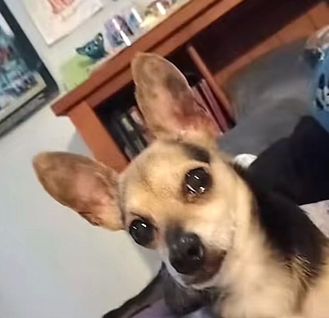
#> input picture image copy 2.png, 329 x 318 px, shrunk from 736 x 710 before the run, found by its file name
$ python ejemplo3_sobel_y_0150.py
#> lines starting #> are read from the running program, lines starting #| are printed output that depends on the picture
### u3-p7-proce-img-img-0150/codigopy-0150/funciones_frecuencia_0150.py
# =====================================================
# ARCHIVO: funciones_frecuencia_0150.py
# PROPÓSITO: Funciones compartidas para procesamiento en frecuencia
# =====================================================
# Zavala Medina | NC= 0150
import numpy as np
import cv2
import os
from skimage import data
import matplotlib.pyplot as plt

def cargar_imagen():
    """Obtiene la imagen del camarógrafo en escala de grises."""
    return data.camera()

def obtener_espectro(imagen):
    """Calcula la Transformada de Fourier y devuelve el espectro visualizable."""
    # 1. Transformada de Fourier 2D
    f_transform = np.fft.fft2(imagen)
    # 2. Desplazamiento del origen al centro
    f_shift = np.fft.fftshift(f_transform)
    # 3. Magnitud y escala logarítmica para visualización (evitamos log(0) sumando 1)
    espectro = 20 * np.log(np.abs(f_shift) + 1)
    return espectro

def aplicar_filtro_frecuencia(imagen, kernel):
    """
    Aplica un kernel en el dominio de la frecuencia.
    Se añade un borde de relleno (padding) para evitar artefactos de convolución circular.
    """
    pad_size = 1
    # Rellenar la imagen con un borde reflejado
    imagen_padded = np.pad(imagen, pad_size, mode='reflect')
    rows, cols = imagen_padded.shape

    # Crear un kernel del mismo tamaño que la imagen, centrado en ceros
    kernel_padded = np.zeros((rows, cols), dtype=np.float32)
    k_rows, k_cols = kernel.shape
    start_r = (rows - k_rows) // 2
    start_c = (cols - k_cols) // 2
    kernel_padded[start_r:start_r+k_rows, start_c:start_c+k_cols] = kernel

    # Mover el centro del kernel al origen (esquina superior izquierda) para la FFT
    kernel_padded_shifted = np.fft.ifftshift(kernel_padded)

    # Transformada de Fourier de la imagen y del kernel
    fft_img = np.fft.fft2(imagen_padded)
    fft_ker = np.fft.fft2(kernel_padded_shifted)

    # Multiplicación en el dominio de la frecuencia (Teorema de la Convolución)
    resultado_fft = fft_img * fft_ker

    # Regresar al dominio espacial con la Transformada Inversa
    resultado_complejo = np.fft.ifft2(resultado_fft)
    resultado_real = np.real(resultado_complejo)

    # Quitar el píxel de relleno añadido al principio
    return resultado_real[pad_size:-pad_size, pad_size:-pad_size]

def normalizar_visualizacion(imagen):
    """Convierte una respuesta de filtro (con valores negativos/positivos) a 0-255."""
    imagen_abs = np.abs(imagen)
    imagen_normalizada = cv2.normalize(
        imagen_abs, None, 0, 255, cv2.NORM_MINMAX
    )
    return imagen_normalizada.astype(np.uint8)

def guardar_grafica(figura, nombre_archivo):
    """Guarda una figura de matplotlib dentro de la carpeta resultados-img-0150."""
    carpeta = "resultados-img-0150"
    os.makedirs(carpeta, exist_ok=True)
    ruta = os.path.join(carpeta, nombre_archivo)
    figura.savefig(ruta, dpi=150, bbox_inches="tight")
    print(f"Imagen guardada correctamente en: {ruta}")
    print("Zavala Medina NC= 0150")

### u3-p7-proce-img-img-0150/codigopy-0150/ejemplo3_sobel_y_0150.py
# =====================================================
# EJEMPLO 3: SOBEL Y EN EL DOMINIO DE LA FRECUENCIA
# Zavala Medina | NC= 0150
# =====================================================
import cv2
import numpy as np
import matplotlib.pyplot as plt
from funciones_frecuencia_0150 import (
    obtener_espectro,
    aplicar_filtro_frecuencia,
    normalizar_visualizacion,
    guardar_grafica
)

# 1. Cargar imagen local en escala de grises
imagen = cv2.imread("image copy 2.png", cv2.IMREAD_GRAYSCALE)
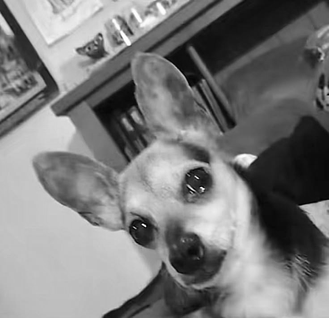
#> imagen: shape (318, 329); min 0, max 255, mean 123.3

if imagen is None:
    raise FileNotFoundError("No se encontró 'image copy 2.png'. Asegúrate de estar en la carpeta 'u3-p7-proce-img-0150'.")

# 2. Crear kernel Sobel Y (Detecta cambios verticales -> resalta bordes horizontales)
sobel_y = np.array([
    [-1, -2, -1],
    [ 0,  0,  0],
    [ 1,  2,  1]
], dtype=np.float32)

# 3. Aplicar Sobel Y en el dominio de la frecuencia
resultado_y = aplicar_filtro_frecuencia(imagen, sobel_y)
#> in aplicar_filtro_frecuencia, `imagen_padded = np.pad(imagen, pad_size, mode='reflect')`:
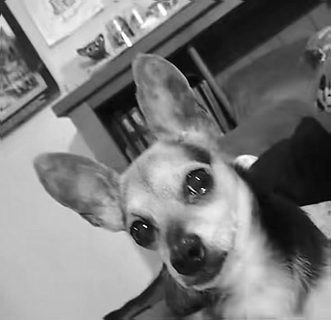
#> imagen_padded: shape (320, 331); min 0, max 255, mean 123.4
#> in aplicar_filtro_frecuencia, `resultado_real = np.real(resultado_complejo)`:
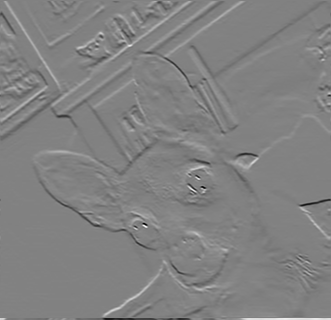
#> resultado_real: shape (320, 331) float64; min -864, max 833, mean 0; drawn with min black and max white

# 4. Calcular el espectro de la respuesta filtrada
espectro_y = obtener_espectro(resultado_y)
#> in obtener_espectro, `espectro = 20 * np.log(np.abs(f_shift) + 1)`:
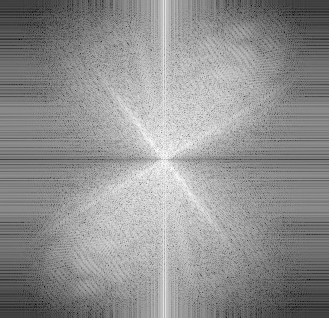
#> espectro: shape (318, 329) float64; min 23.07, max 255.6, mean 154.6; drawn with min black and max white

# 5. Normalizar la respuesta para visualizarla
imagen_y_normalizada = normalizar_visualizacion(resultado_y)
#> in normalizar_visualizacion, `imagen_abs = np.abs(imagen)`:
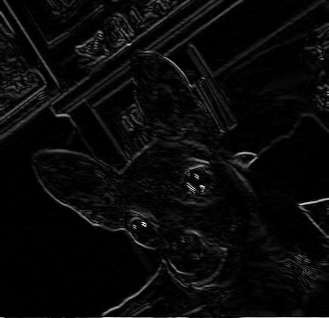
#> imagen_abs: shape (318, 329) float64; min 0, max 864, mean 33.9; drawn with min black and max white

# 6. Mostrar resultados
figura, ejes = plt.subplots(1, 3, figsize=(15, 5))

ejes[0].imshow(imagen, cmap="gray")
ejes[0].set_title("Imagen Original 0150")
ejes[0].axis("off")

ejes[1].imshow(espectro_y, cmap="gray")
ejes[1].set_title("Espectro después de Sobel Y 0150")
ejes[1].axis("off")

ejes[2].imshow(imagen_y_normalizada, cmap="gray")
ejes[2].set_title("Respuesta Sobel Y (Bordes Horizontales) 0150")
ejes[2].axis("off")

plt.tight_layout()
guardar_grafica(figura, "03_image_copy_2_sobel_y.png")
plt.show()

$ run again, with image copy 3.png copied over image copy 2.png
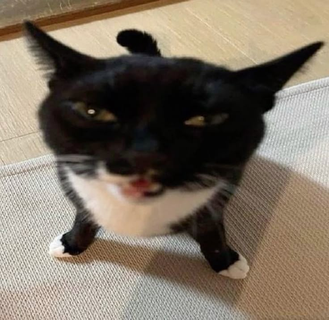
#> input picture image copy 3.png, 329 x 320 px, shrunk from 736 x 715 before the run, found by its file name
#> in obtener_espectro, `espectro = 20 * np.log(np.abs(f_shift) + 1)`:
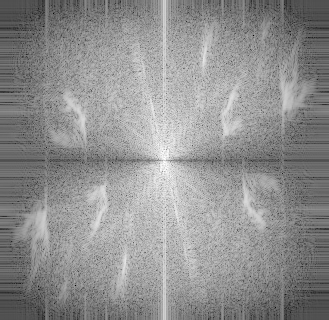
#> espectro: shape (320, 329) float64; min 36.14, max 258.8, mean 161.8; drawn with min black and max white
#> in normalizar_visualizacion, `imagen_abs = np.abs(imagen)`:
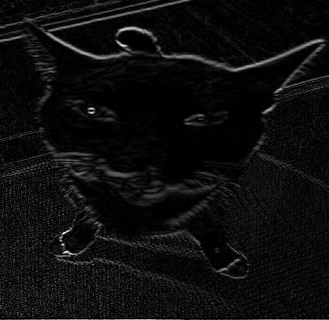
#> imagen_abs: shape (320, 329) float64; min 0, max 686, mean 37.6; drawn with min black and max white

$ run again, with image copy.png copied over image copy 2.png
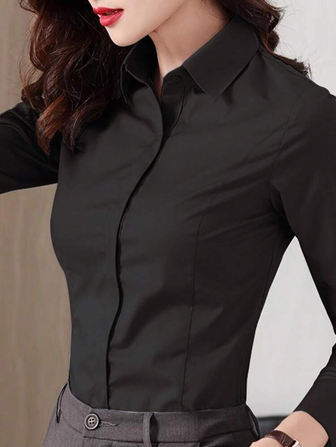
#> input picture image copy.png, 336 x 447 px, shrunk from 750 x 999 before the run, found by its file name
#> in obtener_espectro, `espectro = 20 * np.log(np.abs(f_shift) + 1)`:
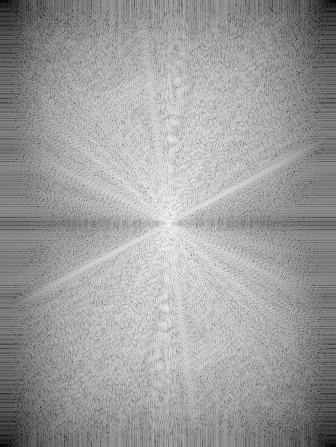
#> espectro: shape (447, 336) float64; min 1.92, max 254.1, mean 157.4
#> in normalizar_visualizacion, `imagen_abs = np.abs(imagen)`:
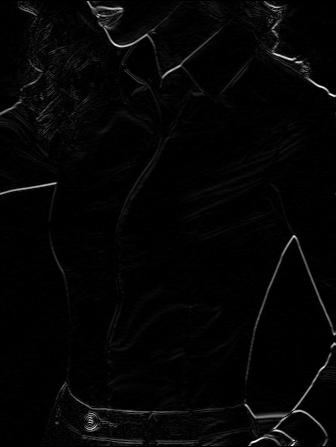
#> imagen_abs: shape (447, 336) float64; min 2.6e-17, max 744, mean 15.5; drawn with min black and max white

$ run again, with image.png copied over image copy 2.png
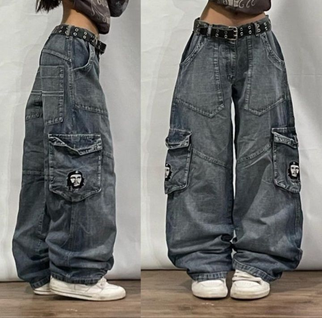
#> input picture image.png, 322 x 318 px, shrunk from 720 x 710 before the run, found by its file name
#> in obtener_espectro, `espectro = 20 * np.log(np.abs(f_shift) + 1)`:
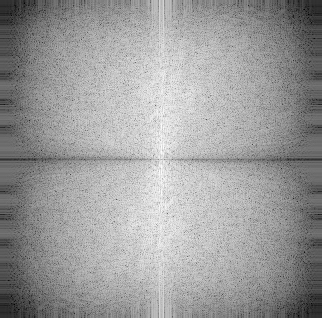
#> espectro: shape (318, 322) float64; min 15.06, max 255.7, mean 162; drawn with min black and max white
#> in normalizar_visualizacion, `imagen_abs = np.abs(imagen)`:
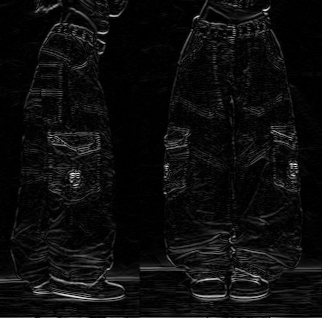
#> imagen_abs: shape (318, 322) float64; min 0, max 922, mean 47.3; drawn with min black and max white
